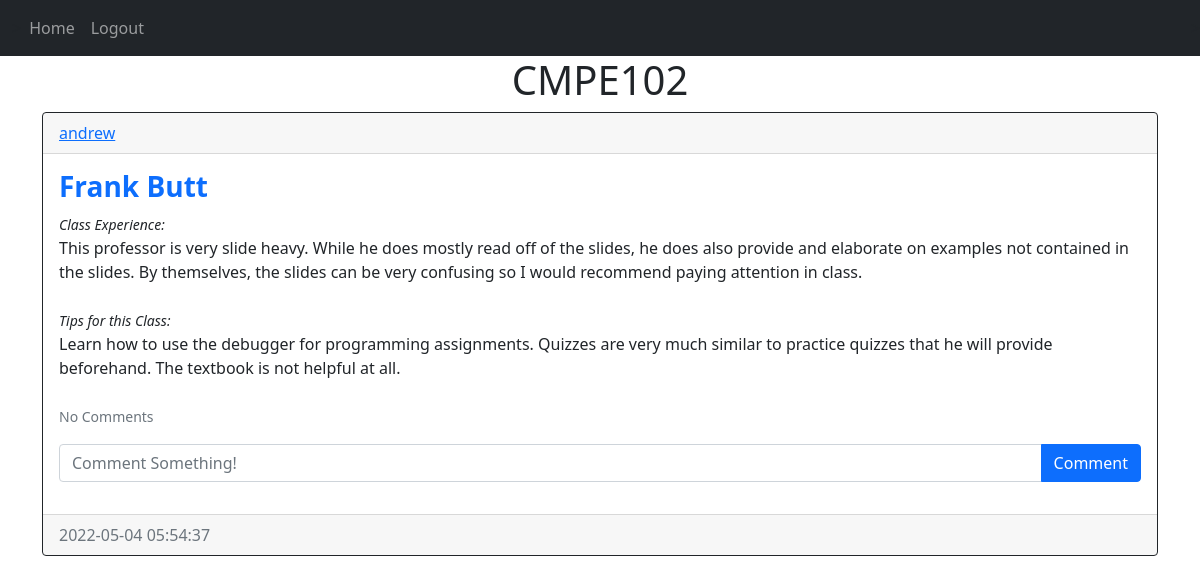
The app's page /posts/CMPE102 (signed in) with its own data.
### website/models.py (models this page shows)
class Post(db.Model):
    id = db.Column(db.Integer, primary_key=True)
    class_id = db.Column(db.Text, nullable=False)
    prof = db.Column(db.Text, nullable=False)
    text = db.Column(db.Text, nullable=False)
    tips = db.Column(db.Text, nullable=False)
    date_created = db.Column(db.DateTime(timezone=True), default=func.now())
    author = db.Column(db.Integer, db.ForeignKey(
        'user.id', ondelete="CASCADE"), nullable=False)
    comments = db.relationship('Comment', backref='post', passive_deletes=True)

class User(db.Model, UserMixin):
    id = db.Column(db.Integer, primary_key=True)
    email = db.Column(db.String(150), unique=True)
    username = db.Column(db.String(150), unique=True)
    password = db.Column(db.String(150))
    date_created = db.Column(db.DateTime(timezone=True), default=func.now())
    posts = db.relationship('Post', backref='user', passive_deletes=True)
    comments = db.relationship('Comment', backref='user', passive_deletes=True)

### website/views.py (the view)
@views.route("/posts/<class_id>")
@login_required
def posts(class_id):
    posts = Post.query.filter_by(class_id=class_id).all()
    if not posts:
        flash('No posts for this class', category='error')
        return redirect(url_for('views.home'))
    return render_template("posts.html", user=current_user, posts=posts, class_id=class_id)

### website/__init__.py (called while the page is built)
def create_app():
    app = Flask(__name__)
    app.config['SECRET_KEY'] = "cmpe131"
    app.config['SQLALCHEMY_DATABASE_URI'] = f'sqlite:///{DB_NAME}'
    db.init_app(app)
    from .views import views   #need . since inside python package
    from .auth import auth    #known as relative import
    app.register_blueprint(views, url_prefix="/")
    app.register_blueprint(auth, url_prefix="/")
    from .models import User, Post, Comment
    create_database(app)
    login_manager = LoginManager()
    login_manager.login_view = "auth.login"
    login_manager.init_app(app)
    @login_manager.user_loader
    def load_user(id):
        return User.query.get(int(id))
    return app

### website/templates/posts.html (shortened to what this page needs)
{% extends "posts_div.html" %}
{% block header %} {{class_id}}{% endblock %}

### website/templates/posts_div.html (shortened to what this page needs)
{% extends "base.html" %} {% block title %}Home{% endblock %} {% block content
    %}
    <h1 align="center">{% block header %}Posts{% endblock %}</h1>
    <div id="posts">
      {% for post in posts %}
      <div class="card border-dark">
        <div class="card-header d-flex justify-content-between align-items-center">
          <a href="/posts/{{post.user.username}}">{{post.user.username}}</a>
        </div>
        <div class="card-body">
          <h3 class="text-primary"><strong>{{post.prof}}</strong></h3>
          <label><i><small>Class Experience:</small></i></label>
          <div class="card-text">{{post.text}}</div>
          <br />
          <label><i><small>Tips for this Class:</small></i></label>
          <div class="card-text">{{post.tips}}</div>
          <br />
          <p class="card-text">
          {% if post.comments|length > 0 %}
          <a data-bs-toggle="collapse" href="#comments-{{post.id}}" role="button">
          <small>View {{post.comments|length}} Comments</small>>
        </a>
          {% else %}
          <small class="text-muted">No Comments</small>
          {% endif %}
          </p>
          <form class="input-group mb-3" method ='POST' action="/create-comment/{{post.id}}">
            <input type="text" id="text" name="text" class="form-control" placeholder="Comment Something!" />
            <button type="submit" class="btn btn-primary">Comment</button>
          </form>
        </div>
        <div class="card-footer text-muted">{{post.date_created}}</div>
      </div>
      <br/ > {% endfor %}
    </div>
     {% endblock %}

### website/templates/base.html (shortened to what this page needs)
<!DOCTYPE html>
<html lang="en">
<head>
    <link href="https://cdn.jsdelivr.net/npm/bootstrap@5.1.3/dist/css/bootstrap.min.css" rel="stylesheet">
</head>
<body>
    <nav class="navbar navbar-expand-lg navbar-dark bg-dark">
        <div class="container-fluid">
            <div class="collapse navbar-collapse" id="navbar">
                <div class="navbar-nav">
                <a class="nav-item nav-link" href="/home">Home</a>
                {% if user.is_authenticated %}
                    <a class="nav-item nav-link" href="/logout">Logout</a>
                    {% else %}
                    <a class="nav-item nav-link" href="/login">Login</a>
                    <a class="nav-item nav-link" href="/signup">Sign Up</a>
                {% endif %}
                </div>
            </div>
        </div>>
    </nav>
    <div class="container">{% block content %}{% endblock %}</div>
</body>
</html>

### website/templates/base.html (style rules this page uses)
body { background-image: url(https://www.sjsu.edu/_images/buildings/ADV_aerial-view_dorms-beyond_01.jpg); background-attachment: fixed; background-size: cover; }

### records on screen
Post: class "CMPE102", user.username "andrew", prof "Frank Butt", text "This professor is very slide heavy. While he does mostly read off of the slides, he does also provide and elaborate on examples not contained in the slides. By themselves, the slides can be very confusing so I would recommend paying attention in class.", tips "Learn how to use the debugger for programming assignments. Quizzes are very much similar to practice quizzes that he will provide beforehand. The textbook is not helpful at all.", date_created "2022-05-04 05:54:37"
